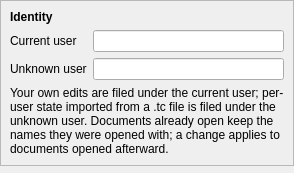
<?xml version="1.0" encoding="UTF-8"?>
<ui version="4.0">
 <class>IdentityPage</class>
 <widget class="QWidget" name="IdentityPage">
  <layout class="QVBoxLayout" name="main_layout">
   <property name="leftMargin">
    <number>0</number>
   </property>
   <property name="topMargin">
    <number>0</number>
   </property>
   <property name="rightMargin">
    <number>0</number>
   </property>
   <property name="bottomMargin">
    <number>0</number>
   </property>
   <item>
    <widget class="QFrame" name="identity_frame">
     <property name="frameShape">
      <enum>QFrame::Shape::StyledPanel</enum>
     </property>
     <property name="frameShadow">
      <enum>QFrame::Shadow::Raised</enum>
     </property>
     <layout class="QFormLayout" name="identity_frame_layout">
      <item row="0" column="0" colspan="2">
       <widget class="QLabel" name="identity_frame_label">
        <property name="font">
         <font>
          <bold>true</bold>
         </font>
        </property>
        <property name="text">
         <string>Identity</string>
        </property>
       </widget>
      </item>
      <item row="1" column="0">
       <widget class="QLabel" name="current_username_label">
        <property name="text">
         <string>Current user</string>
        </property>
       </widget>
      </item>
      <item row="1" column="1">
       <widget class="QLineEdit" name="current_username_edit">
        <property name="toolTip">
         <string>The name this install's own per-user edits (rating, viewed, todo, keep, favorite) are filed under</string>
        </property>
       </widget>
      </item>
      <item row="2" column="0">
       <widget class="QLabel" name="unknown_username_label">
        <property name="text">
         <string>Unknown user</string>
        </property>
       </widget>
      </item>
      <item row="2" column="1">
       <widget class="QLineEdit" name="unknown_username_edit">
        <property name="toolTip">
         <string>The name per-user state imported from a .tc file is filed under, since its real owner is unknown</string>
        </property>
       </widget>
      </item>
      <item row="3" column="0" colspan="2">
       <widget class="QLabel" name="note_label">
        <property name="text">
         <string>Your own edits are filed under the current user; per-user state imported from a .tc file is filed under the unknown user. Documents already open keep the names they were opened with; a change applies to documents opened afterward.</string>
        </property>
        <property name="wordWrap">
         <bool>true</bool>
        </property>
       </widget>
      </item>
     </layout>
    </widget>
   </item>
   <item>
    <spacer name="bottom_spacer">
     <property name="orientation">
      <enum>Qt::Orientation::Vertical</enum>
     </property>
    </spacer>
   </item>
  </layout>
 </widget>
 <resources/>
 <connections/>
</ui>
